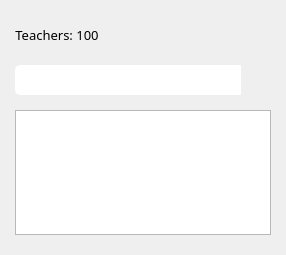
                 <widget class="QWidget" name="w_class_teacher" native="true">
                  <layout class="QVBoxLayout" name="verticalLayout_44">
                   <property name="spacing">
                    <number>15</number>
                   </property>
                   <property name="leftMargin">
                    <number>15</number>
                   </property>
                   <property name="topMargin">
                    <number>20</number>
                   </property>
                   <property name="rightMargin">
                    <number>15</number>
                   </property>
                   <property name="bottomMargin">
                    <number>20</number>
                   </property>
                   <item>
                    <layout class="QHBoxLayout" name="horizontalLayout_32">
                     <property name="spacing">
                      <number>6</number>
                     </property>
                     <item>
                      <widget class="QLabel" name="lbl_class_teacher_status">
                       <property name="font">
                        <font>
                         <family>Barlow</family>
                         <pointsize>10</pointsize>
                        </font>
                       </property>
                       <property name="text">
                        <string>Teachers: 100</string>
                       </property>
                       <property name="alignment">
                        <set>Qt::AlignCenter</set>
                       </property>
                       <property name="indent">
                        <number>1</number>
                       </property>
                      </widget>
                     </item>
                     <item>
                      <spacer name="horizontalSpacer_24">
                       <property name="orientation">
                        <enum>Qt::Horizontal</enum>
                       </property>
                       <property name="sizeHint" stdset="0">
                        <size>
                         <width>40</width>
                         <height>20</height>
                        </size>
                       </property>
                      </spacer>
                     </item>
                     <item>
                      <widget class="QPushButton" name="btn_init_add_class_teacher">
                       <property name="sizePolicy">
                        <sizepolicy hsizetype="Fixed" vsizetype="Fixed">
                         <horstretch>0</horstretch>
                         <verstretch>0</verstretch>
                        </sizepolicy>
                       </property>
                       <property name="minimumSize">
                        <size>
                         <width>30</width>
                         <height>30</height>
                        </size>
                       </property>
                       <property name="maximumSize">
                        <size>
                         <width>30</width>
                         <height>30</height>
                        </size>
                       </property>
                       <property name="cursor">
                        <cursorShape>PointingHandCursor</cursorShape>
                       </property>
                       <property name="styleSheet">
                        <string notr="true">QPushButton{
	border-radius: 5px;
    background-image:  url(:/icons/add.png);
    background-repeat: no-repeat;
    background-position: center center;
}

QPushButton::disabled{
	border-radius: 5px;
    background-image: url(:/icons/add_2.png);
    background-repeat: no-repeat;
    background-position: center center;
}</string>
                       </property>
                       <property name="iconSize">
                        <size>
                         <width>17</width>
                         <height>17</height>
                        </size>
                       </property>
                      </widget>
                     </item>
                     <item>
                      <widget class="QPushButton" name="btn_delete_class_teacher">
                       <property name="sizePolicy">
                        <sizepolicy hsizetype="Fixed" vsizetype="Fixed">
                         <horstretch>0</horstretch>
                         <verstretch>0</verstretch>
                        </sizepolicy>
                       </property>
                       <property name="minimumSize">
                        <size>
                         <width>30</width>
                         <height>30</height>
                        </size>
                       </property>
                       <property name="maximumSize">
                        <size>
                         <width>30</width>
                         <height>30</height>
                        </size>
                       </property>
                       <property name="cursor">
                        <cursorShape>PointingHandCursor</cursorShape>
                       </property>
                       <property name="styleSheet">
                        <string notr="true">QPushButton{
	border-radius: 5px;
	background: none;
}


QPushButton:pressed {
 	background-color: #072f49;
}</string>
                       </property>
                       <property name="icon">
                        <iconset resource="C:/Users/moral/Desktop/Resources/Resources.qrc">
                         <normaloff>:/icons/trash.png</normaloff>:/icons/trash.png</iconset>
                       </property>
                       <property name="iconSize">
                        <size>
                         <width>21</width>
                         <height>21</height>
                        </size>
                       </property>
                      </widget>
                     </item>
                     <item>
                      <widget class="QPushButton" name="btn_clear_class_teacher">
                       <property name="sizePolicy">
                        <sizepolicy hsizetype="Fixed" vsizetype="Fixed">
                         <horstretch>0</horstretch>
                         <verstretch>0</verstretch>
                        </sizepolicy>
                       </property>
                       <property name="minimumSize">
                        <size>
                         <width>30</width>
                         <height>30</height>
                        </size>
                       </property>
                       <property name="maximumSize">
                        <size>
                         <width>30</width>
                         <height>30</height>
                        </size>
                       </property>
                       <property name="cursor">
                        <cursorShape>PointingHandCursor</cursorShape>
                       </property>
                       <property name="styleSheet">
                        <string notr="true">QPushButton{
	border-radius: 5px;
	background: none;
}


QPushButton:pressed {
 	background-color: #072f49;
}</string>
                       </property>
                       <property name="icon">
                        <iconset resource="C:/Users/moral/Desktop/Resources/Resources.qrc">
                         <normaloff>:/icons/delete_table.png</normaloff>:/icons/delete_table.png</iconset>
                       </property>
                       <property name="iconSize">
                        <size>
                         <width>20</width>
                         <height>20</height>
                        </size>
                       </property>
                      </widget>
                     </item>
                    </layout>
                   </item>
                   <item>
                    <layout class="QHBoxLayout" name="horizontalLayout_60">
                     <property name="spacing">
                      <number>0</number>
                     </property>
                     <property name="sizeConstraint">
                      <enum>QLayout::SetDefaultConstraint</enum>
                     </property>
                     <item>
                      <widget class="QLineEdit" name="txt_search_class_teacher">
                       <property name="sizePolicy">
                        <sizepolicy hsizetype="Expanding" vsizetype="Fixed">
                         <horstretch>0</horstretch>
                         <verstretch>0</verstretch>
                        </sizepolicy>
                       </property>
                       <property name="minimumSize">
                        <size>
                         <width>0</width>
                         <height>30</height>
                        </size>
                       </property>
                       <property name="maximumSize">
                        <size>
                         <width>16777215</width>
                         <height>35</height>
                        </size>
                       </property>
                       <property name="font">
                        <font>
                         <family>Barlow</family>
                         <pointsize>10</pointsize>
                        </font>
                       </property>
                       <property name="styleSheet">
                        <string notr="true">border-radius: none;
border-top-left-radius: 5px;
border-bottom-left-radius: 5px;</string>
                       </property>
                      </widget>
                     </item>
                     <item>
                      <widget class="QPushButton" name="btn_search_class_teacher">
                       <property name="sizePolicy">
                        <sizepolicy hsizetype="Fixed" vsizetype="Fixed">
                         <horstretch>0</horstretch>
                         <verstretch>0</verstretch>
                        </sizepolicy>
                       </property>
                       <property name="minimumSize">
                        <size>
                         <width>30</width>
                         <height>30</height>
                        </size>
                       </property>
                       <property name="maximumSize">
                        <size>
                         <width>30</width>
                         <height>30</height>
                        </size>
                       </property>
                       <property name="font">
                        <font>
                         <family>Barlow</family>
                         <pointsize>12</pointsize>
                         <weight>75</weight>
                         <bold>true</bold>
                        </font>
                       </property>
                       <property name="cursor">
                        <cursorShape>PointingHandCursor</cursorShape>
                       </property>
                       <property name="styleSheet">
                        <string notr="true">border-top-right-radius: 5px;
border-bottom-right-radius: 5px;</string>
                       </property>
                       <property name="text">
                        <string/>
                       </property>
                       <property name="icon">
                        <iconset resource="C:/Users/moral/Desktop/Resources/Resources.qrc">
                         <normaloff>:/icons/search.png</normaloff>:/icons/search.png</iconset>
                       </property>
                       <property name="iconSize">
                        <size>
                         <width>18</width>
                         <height>18</height>
                        </size>
                       </property>
                      </widget>
                     </item>
                    </layout>
                   </item>
                   <item>
                    <widget class="QListView" name="lv_class_teacher">
                     <property name="maximumSize">
                      <size>
                       <width>16777215</width>
                       <height>125</height>
                      </size>
                     </property>
                    </widget>
                   </item>
                  </layout>
                 </widget>
